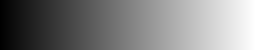
//> input picture 10/Gray.bmp, 256 x 50 px
$ ./main   (built with g++ and OpenCV 4)
//> lines starting //> are read from the running program, lines starting //| are printed output that depends on the picture
//> further down, img is the input picture: 50 rows x 256 cols, CV_8UC1; min 0, max 255, mean 127.5
// No.10-03 : 疑似カラー画像変換

#include <stdio.h>
#include <opencv/highgui.h>

// カラー画像をグレイスケール化
void bgr2gray(IplImage* gray, IplImage* bgr) {
	for (int y = 0; y < gray->height; y++) {
		for (int x = 0; x < gray->width; x++) {
			int b = (unsigned char)bgr->imageData[bgr->widthStep * y + x * 3 + 0];
			int g = (unsigned char)bgr->imageData[bgr->widthStep * y + x * 3 + 1];
			int r = (unsigned char)bgr->imageData[bgr->widthStep * y + x * 3 + 2];
			gray->imageData[gray->widthStep * y + x] = 0.298912 * r + 0.586611 * g + 0.114478 * b;

		}
	}
}

// グレイスケール値 g から、疑似カラーの R 値を求める
unsigned char gray2pseudoR(unsigned char g) {
	unsigned char ret = 0;
	// ここを実装
	if (g <= 96)
		ret = 0;
	else if (g <= 160)
		ret = 255.0 / (160 - 96) * (g - 96);
	else if (g <= 224)
		ret = 255;
	else
		ret = (128.0 - 255.0) / (255 - 224) * (g -255) - 128;

	return ret;
}

// グレイスケール値 g から、疑似カラーの G 値を求める
unsigned char gray2pseudoG(unsigned char g) {
	unsigned char ret = 0;
	// ここを実装
	if (g <= 32)
		ret = 0;
	else if (g <= 96)
		ret = 255.0 / (96 - 32) * (g - 32);
	else if (g <= 160)
		ret = 255;
	else if (g <= 224)
		ret = -255.0 / (224 - 160) * (g - 224);
	else
		ret = 0;

	return ret;
}

// グレイスケール値 g から、疑似カラーの B 値を求める
unsigned char gray2pseudoB(unsigned char g) {
	unsigned char ret = 0;
	// ここを実装
	if (g <= 32)
		ret = (255.0 - 128.0) / 32 * g + 128;
	else if (g <= 96)
		ret = 255;
	else if (g <= 160)
		ret = -255.0 / (160 - 96) * (g - 160);
	else
		ret = 0;

	return ret;
}

// グレイスケール画像を疑似カラー化
void gray2pseudoIm(IplImage* pseudo, IplImage* gray) {
	unsigned char g;
	for (int y = 0; y < gray->height; y++) {
		for (int x = 0; x < gray->width; x++) {
			g = (unsigned char)gray->imageData[gray->widthStep * y + x];
			pseudo->imageData[pseudo->widthStep * y + x * 3 + 2] = gray2pseudoR(g); // R
			pseudo->imageData[pseudo->widthStep * y + x * 3 + 1] = gray2pseudoG(g); // G
			pseudo->imageData[pseudo->widthStep * y + x * 3 + 0] = gray2pseudoB(g); // B
		}
	}
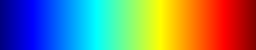
//> pseudo: 50 rows x 256 cols, CV_8UC3; mean B, G, R 119.6, 127.3, 119
//> after the loop, g = 255
}

void main()
{
	IplImage* img;
	IplImage* gray;
	IplImage* pseudo;

	char filename[] = "C:/Users/hotar/Documents/Git/ImageProcessing/10/Gray.bmp";
	//char filename[] = "Gray.bmp";

	// 画像データの読み込み
	if ((img = cvLoadImage(filename, CV_LOAD_IMAGE_UNCHANGED)) == NULL) {
		printf("画像ファイルの読み込みに失敗しました。¥n");
		return;
	}

	// 読み込んだ画像と同じサイズのグレイスケール画像(nChannels=1)を生成
	gray = cvCreateImage(cvSize(img->width, img->height), img->depth, 1);
	// 読み込んだ画像と同じサイズのカラー画像(nChannels=3)を生成
	pseudo = cvCreateImage(cvSize(img->width, img->height), img->depth, 3);
	cvNamedWindow("Original");
	cvShowImage("Original", img);
	if (img->nChannels == 3) {
		// カラー画像だった場合、グレイスケール化した画像を表示
		bgr2gray(gray, img); // グレイスケール化
		cvNamedWindow("Grayscale");
		cvShowImage("Grayscale", gray);
	}
	else if (img->nChannels == 1) {
		// グレイスケール画像だった場合はは、img_gray に元画像をコピーする
		cvCopy(img, gray);
	}

	// ここまでで、カラー画像であればグレイスケール化したものが、
	// もとからグレイスケール画像であれば、それをコピーしたものが、
	// gray に入っている状態になる。
	gray2pseudoIm(pseudo, gray); // グレイスケール画像を疑似カラー化

	cvNamedWindow("Pseudo Color");
	cvShowImage("Pseudo Color", pseudo);
	cvWaitKey(0);
	cvDestroyAllWindows();
	cvReleaseImage(&gray);
	cvReleaseImage(&img);
	return;
}
